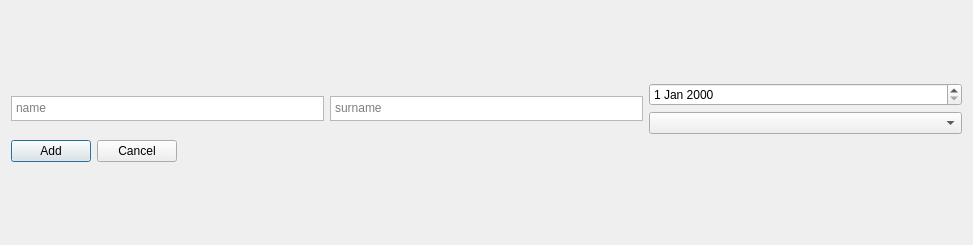
<?xml version="1.0" encoding="UTF-8"?>
<ui version="4.0">
 <class>QtAddAuthorWindow</class>
 <widget class="QDialog" name="QtAddAuthorWindow">
  <property name="geometry">
   <rect>
    <x>0</x>
    <y>0</y>
    <width>973</width>
    <height>245</height>
   </rect>
  </property>
  <property name="windowTitle">
   <string>QtAddAuthorWindow</string>
  </property>
  <layout class="QGridLayout" name="gridLayout">
   <item row="0" column="0">
    <layout class="QVBoxLayout" name="verticalLayout">
     <item>
      <layout class="QHBoxLayout" name="horizontalLayout">
       <item>
        <widget class="QTextEdit" name="NameTextEdit">
         <property name="sizePolicy">
          <sizepolicy hsizetype="Minimum" vsizetype="Minimum">
           <horstretch>0</horstretch>
           <verstretch>0</verstretch>
          </sizepolicy>
         </property>
         <property name="minimumSize">
          <size>
           <width>0</width>
           <height>15</height>
          </size>
         </property>
         <property name="maximumSize">
          <size>
           <width>16777215</width>
           <height>25</height>
          </size>
         </property>
         <property name="baseSize">
          <size>
           <width>0</width>
           <height>15</height>
          </size>
         </property>
         <property name="placeholderText">
          <string>name</string>
         </property>
        </widget>
       </item>
       <item>
        <widget class="QTextEdit" name="SurnameTextEdit">
         <property name="sizePolicy">
          <sizepolicy hsizetype="Minimum" vsizetype="Minimum">
           <horstretch>0</horstretch>
           <verstretch>0</verstretch>
          </sizepolicy>
         </property>
         <property name="minimumSize">
          <size>
           <width>0</width>
           <height>15</height>
          </size>
         </property>
         <property name="maximumSize">
          <size>
           <width>16777215</width>
           <height>25</height>
          </size>
         </property>
         <property name="baseSize">
          <size>
           <width>0</width>
           <height>15</height>
          </size>
         </property>
         <property name="tabStopWidth">
          <number>80</number>
         </property>
         <property name="placeholderText">
          <string>surname</string>
         </property>
        </widget>
       </item>
       <item>
        <layout class="QVBoxLayout" name="verticalLayout_2">
         <item>
          <widget class="QDateEdit" name="BirthdayDateEdit"/>
         </item>
         <item>
          <widget class="QComboBox" name="AuthorTypeComboBox"/>
         </item>
        </layout>
       </item>
      </layout>
     </item>
     <item>
      <layout class="QHBoxLayout" name="horizontalLayout_2">
       <item>
        <widget class="QPushButton" name="AddButton">
         <property name="text">
          <string>Add</string>
         </property>
        </widget>
       </item>
       <item>
        <widget class="QPushButton" name="CancelButton">
         <property name="text">
          <string>Cancel</string>
         </property>
        </widget>
       </item>
       <item>
        <spacer name="horizontalSpacer">
         <property name="orientation">
          <enum>Qt::Horizontal</enum>
         </property>
         <property name="sizeHint" stdset="0">
          <size>
           <width>40</width>
           <height>20</height>
          </size>
         </property>
        </spacer>
       </item>
      </layout>
     </item>
    </layout>
   </item>
  </layout>
 </widget>
 <layoutdefault spacing="6" margin="11"/>
 <resources/>
 <connections/>
</ui>
